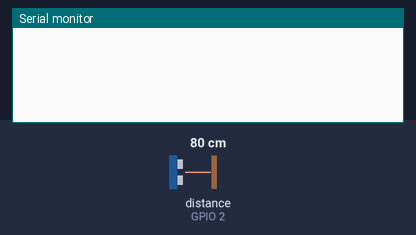
The sketch below on a simulated ESP32. Shown: the last lines printed to the serial monitor. Wiring (inferred from the names in the program): ultrasonic range finder: trigger GPIO 18; echo GPIO 2. The inputs (shaded band) are chosen by the test bench; at power-on: distance to the obstacle (sensor on GPIO 2) 80 cm. The echo pulse lasts 58.3 µs per cm; WiFi joins after 1.5 s; servers stay silent unless stated.

Above: at 3.0 s.
3.1 s: distance to the obstacle (sensor on GPIO 2) set to 2 cm
At 5.0 s:
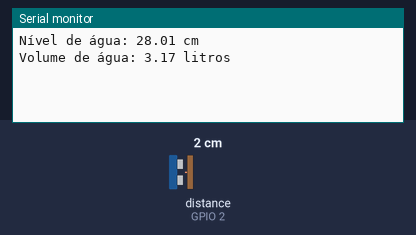
5.3 s: distance to the obstacle (sensor on GPIO 2) set to 4 cm
At 6.7 s:
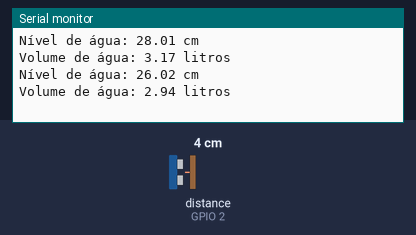

Measured:
- after the input at 3.1 s, the serial monitor: prints a new line after 0.70 s (image 1)
- after the input at 5.3 s, the serial monitor: prints a new line after 0.50 s (image 2)

The sketch:

CodigoArduino_ESP32.ino
```cpp
#define BLYNK_TEMPLATE_ID "TMPL2zAsoC0pk"  // Substitua com seu Template ID
#define BLYNK_TEMPLATE_NAME "Teste Arduino"  // Substitua com seu Template Name
#define BLYNK_PRINT Serial

#include <Arduino.h>
#include <WiFi.h>
#include <WiFiClient.h>
#include <BlynkSimpleEsp32.h>

// Auth Token do Blynk
char auth[] = "MJ_TDItu1FoD-Hujrh2F7-Z2_4EmpS1R";  // Substitua com seu Auth Token

// Credenciais da rede WiFi
char ssid[] = "iPhone de José";        // Substitua com o nome da sua rede WiFi
char pass[] = "naruto02";  // Substitua com a senha da sua rede WiFi

// Definição de constantes e variáveis globais
const int trigPin = 18;  // Pino trig do sensor ultrassônico
const int echoPin = 2;   // Pino echo do sensor ultrassônico
const float pi = 3.14159; // valor de pi
float radius = 6; // raio da base em cm
float height = 25; // altura total do reservatório em cm
float baseArea = pi * radius * radius; // área da base em cm²

// Ajuste essas variáveis com base em suas medições
float D_empty = 30; // distância quando o reservatório está vazio (cm)
float D_full = 0;   // distância quando o reservatório está cheio (cm)

BlynkTimer timer; // Cria um objeto timer para gerenciar intervalos de tempo no Blynk

void sendSensorData() {
  // Envia um pulso ultrassônico para medir a distância
  digitalWrite(trigPin, LOW);  // Garante que o trig está baixo
  delayMicroseconds(2);        // Aguarda 2 microssegundos
  digitalWrite(trigPin, HIGH); // Seta o trig em alto por 10 microssegundos
  delayMicroseconds(10);       // Aguarda 10 microssegundos
  digitalWrite(trigPin, LOW);  // Seta o trig em baixo

  // Calcula o tempo que o pulso leva para ir e voltar
  long duration = pulseIn(echoPin, HIGH);
  float distance = duration * 0.034 / 2; // Converte o tempo em distância

  float waterHeight = D_empty - distance; // Calcula a altura da água no reservatório
  float volume = baseArea * waterHeight / 1000; // Calcula o volume de água em litros

  // Imprime os resultados no monitor serial
  Serial.print("Nível de água: ");
  Serial.print(waterHeight);
  Serial.println(" cm");

  Serial.print("Volume de água: ");
  Serial.print(volume);
  Serial.println(" litros");

  // Envia os dados para o Blynk
  Blynk.virtualWrite(V1, distance);     // Envia a distância para o Virtual Pin V1
  Blynk.virtualWrite(V2, waterHeight);  // Envia a altura da água para o Virtual Pin V2
  Blynk.virtualWrite(V3, volume);       // Envia o volume de água para o Virtual Pin V3
}

void setup() {
  // Inicia a comunicação serial
  Serial.begin(9600);

  // Conecta ao Blynk usando o Auth Token e as credenciais WiFi
  Blynk.begin(auth, ssid, pass);

  // Configuração dos pinos do sensor ultrassônico
  pinMode(trigPin, OUTPUT);
  pinMode(echoPin, INPUT);

  // Configura um timer para chamar a função sendSensorData a cada 2 segundos
  timer.setInterval(2000L, sendSensorData);
}

void loop() {
  // Executa a função principal do Blynk
  Blynk.run();
  // Executa as funções do timer
  timer.run();
}
```
